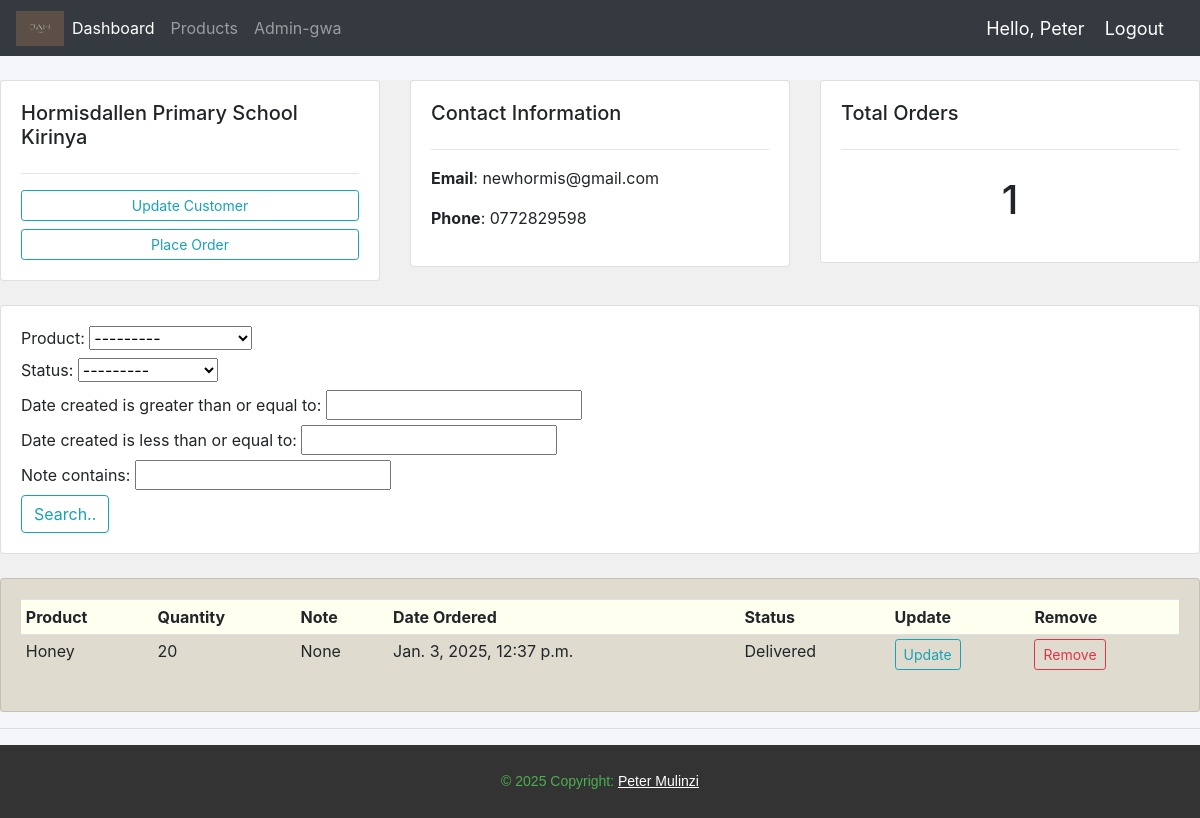
The app's page /customers/1/ (signed in), older data.
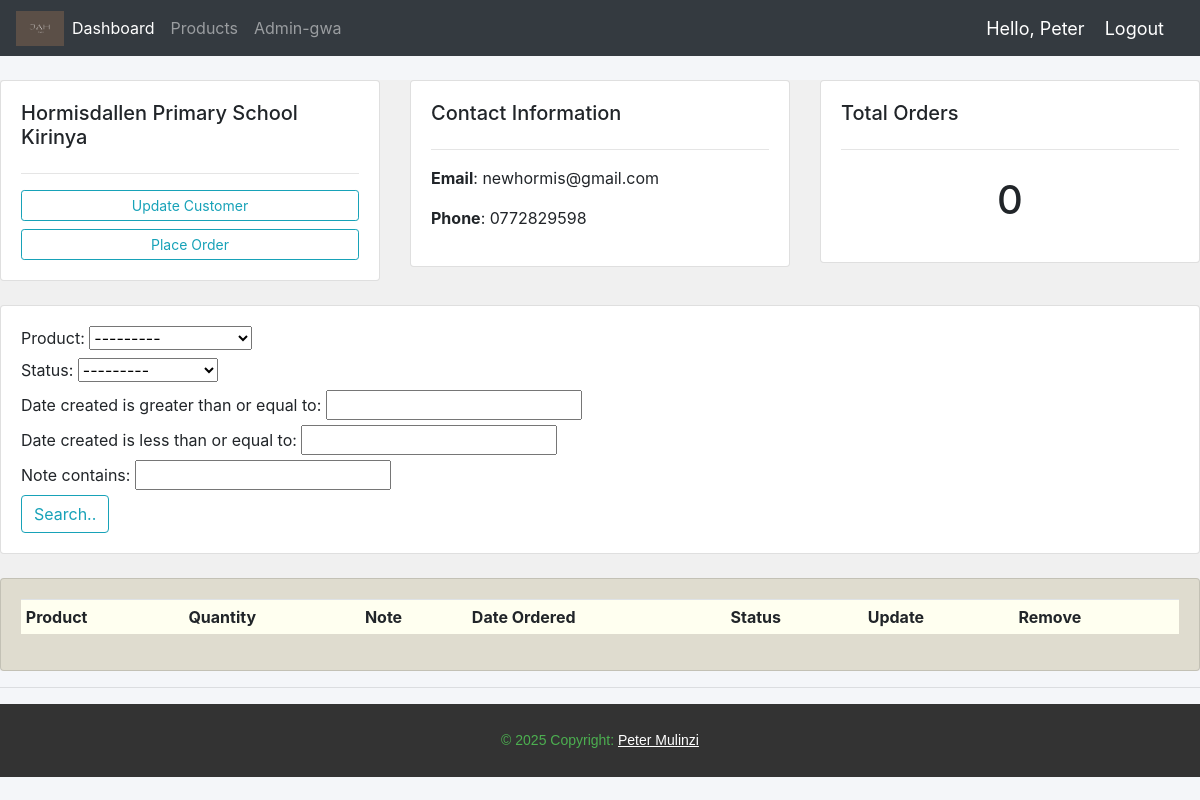
The same page, newer data.
### Jah_Accounts/models.py (models this page shows, shortened)
class Order(models.Model):
    STATUS = (
        ('Pending', 'Pending'),
        ('Out for delivery', 'Out for delivery'),
        ('Delivered', 'Delivered'),
    )
    MEASUREMENT = (
        ('Kgs', 'Kgs'),
        ('Tins', 'Tins'),
    )
    Customer = models.ForeignKey(Customer, null=True, on_delete=models.SET_NULL)
    Product = models.ForeignKey(Product, null=True, on_delete=models.SET_NULL,)
    date_created = models.DateTimeField(auto_now_add=True, null=True)
    status = models.CharField(max_length=200, null=True, choices=STATUS)
    tags = models.ManyToManyField(Tag)
    Quantity = models.CharField(null=True, max_length=4)
    units = models.CharField(max_length=200, null=True, choices=MEASUREMENT,)
    note = models.CharField(max_length=200, null=True)

class Product(models.Model):
    CATEGORY = (
        ('Flour', 'Flour'),
        ('Honey', 'Honey'),
        ('Spice', 'Spice'),
    )
    name = models.CharField(max_length=200, null=True)
    price = models.FloatField(null=True)
    category = models.CharField(max_length=200, null=True, choices=CATEGORY)
    description = models.CharField(max_length=200, null = True, blank = True)
    date_created = models.DateTimeField(auto_now_add=True, null=True)
    def __str__(self):
        return self.name

### Jah_Accounts/views.py (the view)
# urls.py: path('customers/<cust_id>/', views.customers, name='customers'),
@login_required(login_url='login')
def customers(request, cust_id):
    customers = Customer.objects.get(id = cust_id)
    orders = customers.order_set.all()  #need to re-go through the exact purpose of this when back online!
    order_count = orders.count()
    myFilter = OrderFilter(request.GET, queryset=orders)
    orders = myFilter.qs
    context = {'customers': customers, 'orders': orders, 'order_count': order_count, 'customer_name': customers, 'myFilter': myFilter,}
    return render(request, 'Jah_Accounts/Customer.html', context)

### Jah_Accounts/models.py (called while the page is built)
    def __str__(self):
        return self.name

### Jah_Accounts/templates/Jah_Accounts/Customer.html
{% extends "Jah_Accounts/main.html" %}
{% block content %}
<br>
<div style="background-color: #f0f0f0;">
    <div class="row">
        <div class="col-md">
            <div class="card card-body">
                <h5>{{customer_name}}</h5>
                <hr>
                <a class="btn btn-outline-info btn-sm btn-block" href="{% url 'updateCustomer' customers.id %}">Update Customer</a>
                <a class="btn btn-outline-info btn-sm btn-block" href="{% url 'createOrder' customers.id %}">Place Order</a>
            </div>
        </div>
        <div class="col-md">
            <div class="card card-body">
                <h5>Contact Information</h5>
                <hr>
                <p><b>Email</b>: {{customers.email}}</p>
                <p><b>Phone</b>: {{customers.phone}}</p>
            </div>
        </div>
        <div class="col-md">
            <div class="card card-body">
                <h5>Total Orders</h5>
                <hr>
                <h1 style="text-align: center; padding: 10px;">{{order_count}}</h1>
            </div>
        </div>
    </div>
    <br>
    <div class="row">
        <div class="col">
            <div class="card card-body">
                <form method="get">
                    {{myFilter.form}}
                <button class="btn btn-primry btn-outline-info" type="submit">Search..</button>
                </form>
            </div>
        </div>
    </div>
    <br>
    <div class="row">
        <div class="col-md">
            <div class="card card-body" style="background-color: rgb(223, 220, 207);">
                <table class="table table-sm">
                    <tr style="background-color: ivory;">
                        <th>Product</th>
                        <th>Quantity</th>
                        <th>Note</th>
                        <th>Date Ordered</th>
                        <th>Status</th>
                        <th>Update</th>
                        <th>Remove</th>
                    </tr>
                    {% for order in orders %}
                      <tr>
                        <td>{{ order.Product }}</td>
                        <td>{{order.Quantity}}</td>
                        <td>{{ order.note }}</td>
                        <td>{{ order.date_created }}</td>
                        <td>{{ order.status }}</td>
                        <td><a class="btn btn-sm btn-outline-info" href="{% url 'updateOrder' order.id %}">Update</a></td>
                        <td><a class="btn btn-sm btn-outline-danger" href="{% url 'deleteOrder' order.id %}">Remove</a></td>
                      </tr>
                    {% endfor %}
                </table>
            </div>
        </div>
    </div>
</div>
{% endblock %}

Row changes from the older to the newer data that the page shows:
removed Order: Product "Honey", Quantity "20", note "None", date_created "Jan. 3, 2025, 12:37 p.m.", status "Delivered"
Text that changed along with them:
{{ order_count }}: "1" → "0"
